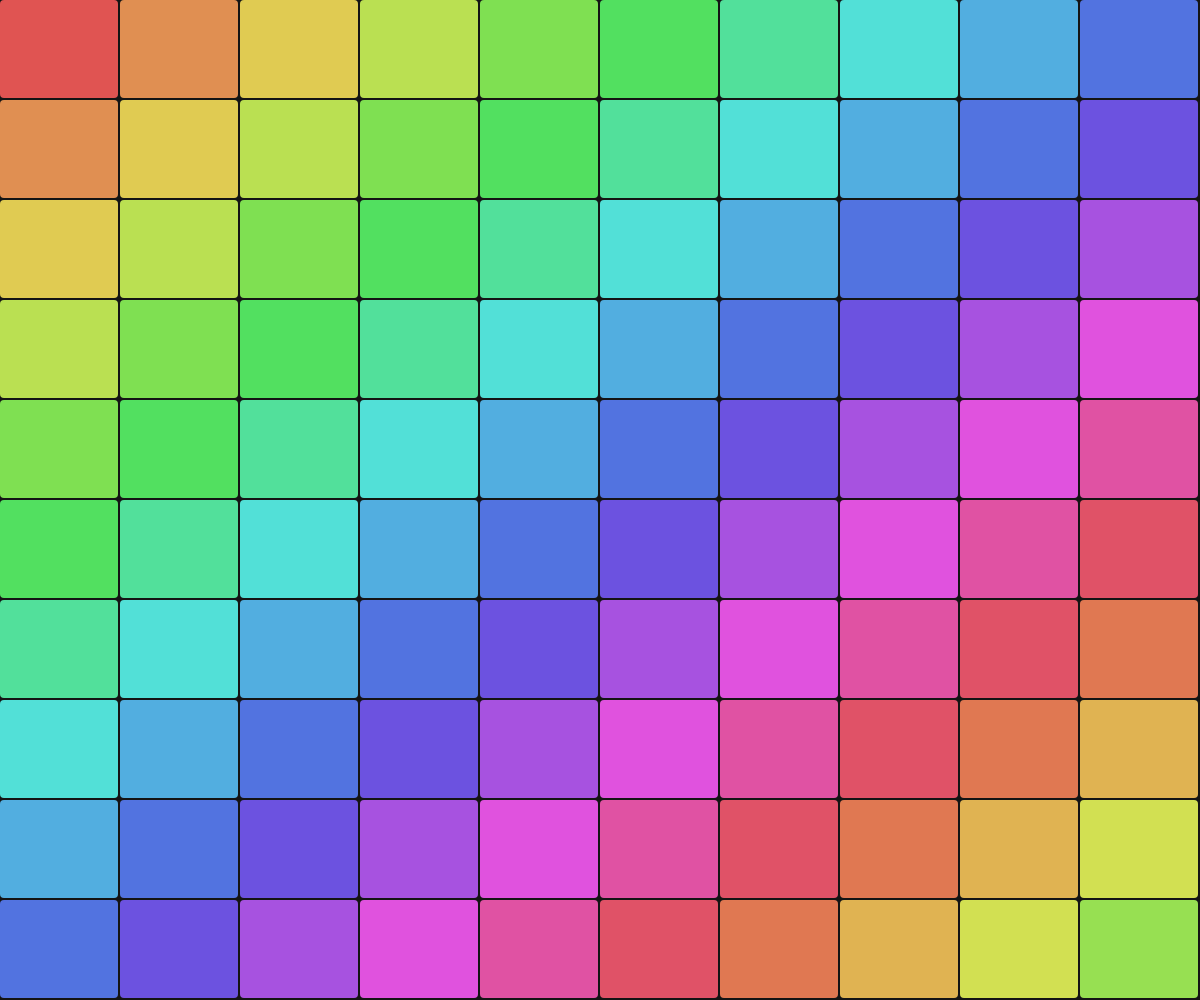
Frame 1 (no input)
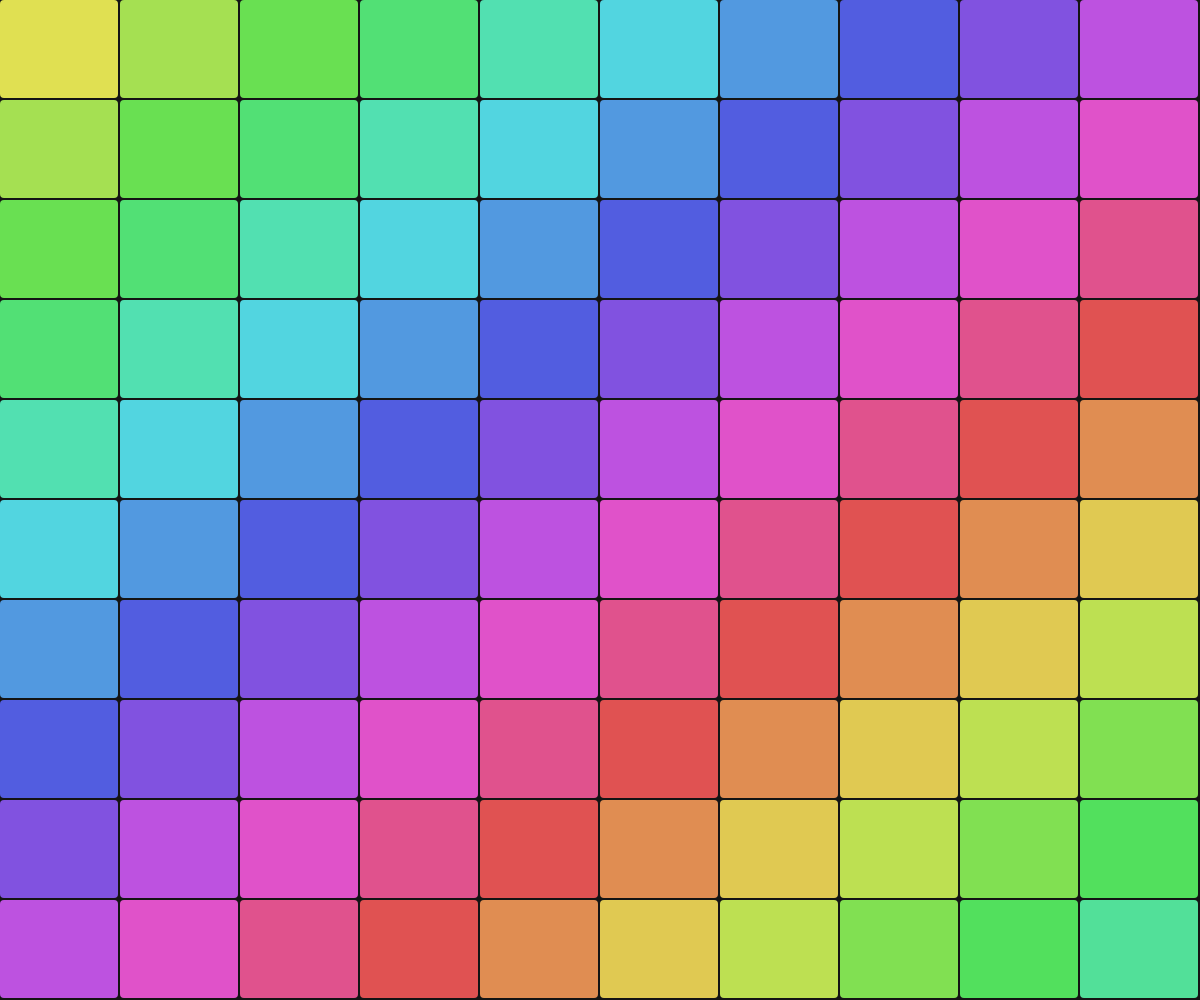
Frame 60 (no input)
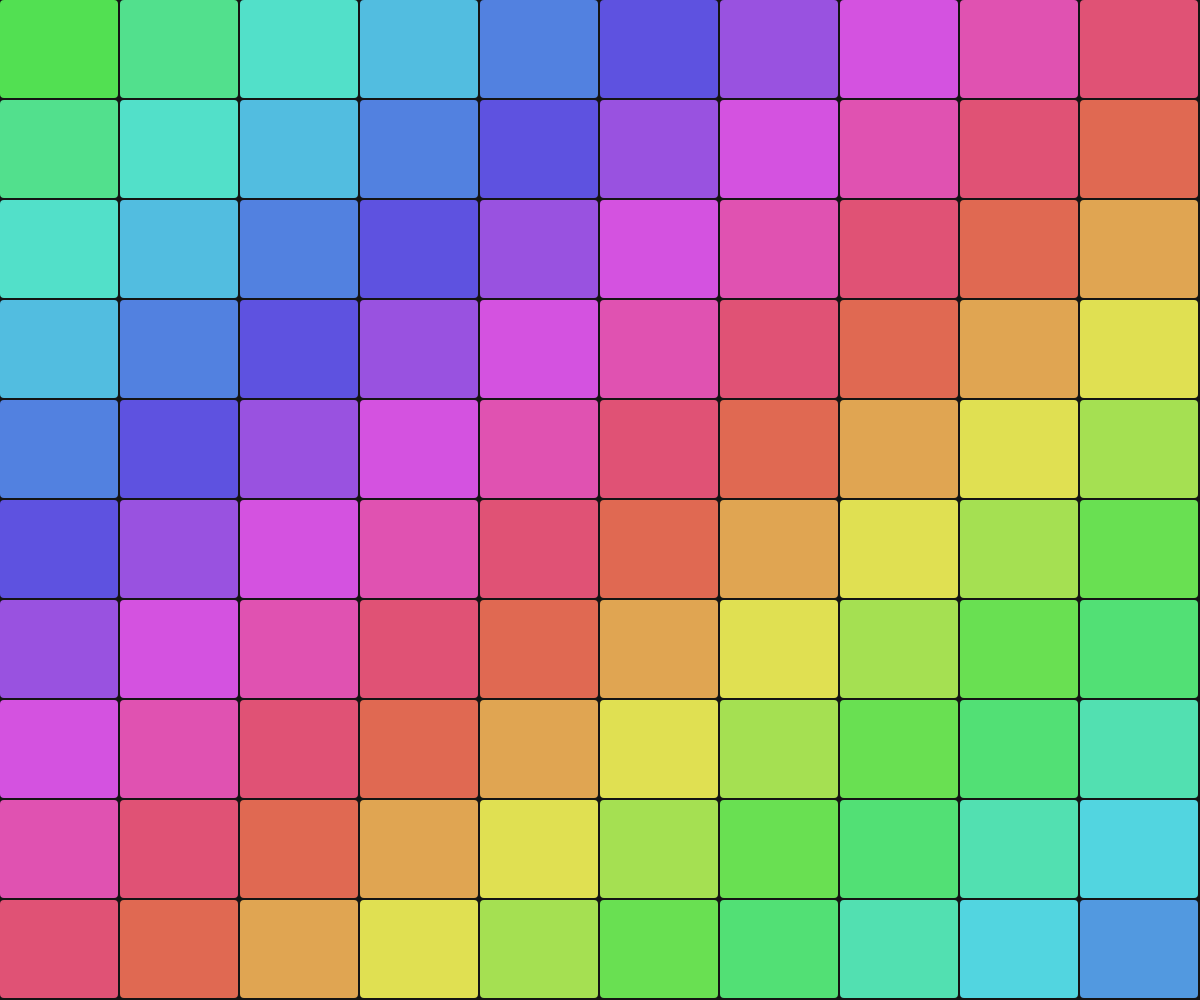
Frame 120 (the mouse pressed at the canvas centre since frame 60)

The p5.js sketch that drew these frames (run headless with seeded random() and noise() and a simulated clock; from frame 60 on, the mouse is pressed at the canvas centre):

// p5.js sketch
// ── sketch.js
function setup() {
  createCanvas(windowWidth, windowHeight);
  noStroke();
}

function draw() {
  background(20);

  let cols = 10, rows = 10;
  let w = width / cols, h = height / rows;

  for (let i = 0; i < cols; i++) {
    for (let j = 0; j < rows; j++) {
      let hue = (i * 25 + j * 25 + frameCount) % 360;
      fill(color(`hsl(${hue}, 70%, 60%)`));
      rect(i * w, j * h, w - 2, h - 2, 4);
    }
  }
}

function windowResized() {
  resizeCanvas(windowWidth, windowHeight);
}
